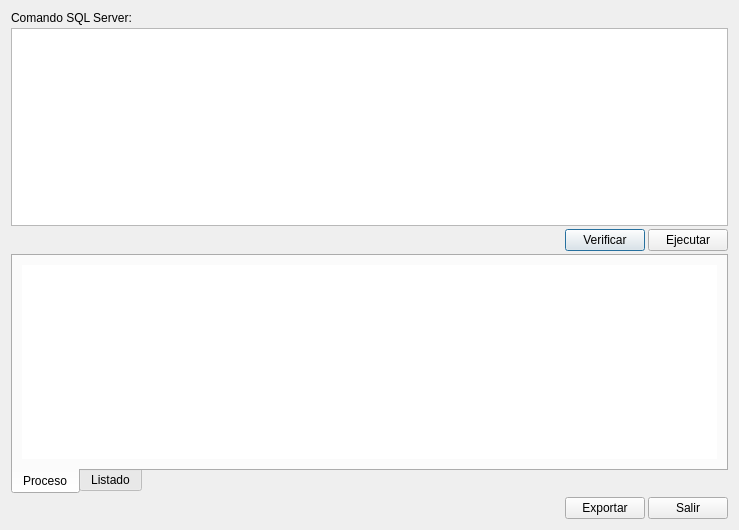
<?xml version="1.0" encoding="UTF-8"?>
<ui version="4.0">
 <class>Dialog</class>
 <widget class="QDialog" name="Dialog">
  <property name="windowModality">
   <enum>Qt::ApplicationModal</enum>
  </property>
  <property name="geometry">
   <rect>
    <x>0</x>
    <y>0</y>
    <width>739</width>
    <height>530</height>
   </rect>
  </property>
  <property name="windowTitle">
   <string>SQL Editor</string>
  </property>
  <property name="modal">
   <bool>true</bool>
  </property>
  <layout class="QVBoxLayout" name="verticalLayout_2">
   <item>
    <layout class="QVBoxLayout" name="verticalLayout">
     <property name="spacing">
      <number>3</number>
     </property>
     <item>
      <widget class="QLabel" name="label">
       <property name="text">
        <string>Comando SQL Server:</string>
       </property>
      </widget>
     </item>
     <item>
      <widget class="QTextEdit" name="txtSql"/>
     </item>
     <item>
      <layout class="QHBoxLayout" name="horizontalLayout_6">
       <item>
        <spacer name="horizontalSpacer_2">
         <property name="orientation">
          <enum>Qt::Horizontal</enum>
         </property>
         <property name="sizeHint" stdset="0">
          <size>
           <width>40</width>
           <height>20</height>
          </size>
         </property>
        </spacer>
       </item>
       <item>
        <widget class="QPushButton" name="cmdVerificar">
         <property name="text">
          <string>Verificar</string>
         </property>
        </widget>
       </item>
       <item>
        <widget class="QPushButton" name="cmdEjecutar">
         <property name="text">
          <string>Ejecutar</string>
         </property>
         <property name="shortcut">
          <string>Return</string>
         </property>
        </widget>
       </item>
      </layout>
     </item>
     <item>
      <widget class="QTabWidget" name="tabWidget">
       <property name="tabPosition">
        <enum>QTabWidget::South</enum>
       </property>
       <property name="tabShape">
        <enum>QTabWidget::Rounded</enum>
       </property>
       <property name="currentIndex">
        <number>0</number>
       </property>
       <property name="elideMode">
        <enum>Qt::ElideNone</enum>
       </property>
       <property name="usesScrollButtons">
        <bool>false</bool>
       </property>
       <property name="documentMode">
        <bool>false</bool>
       </property>
       <property name="tabsClosable">
        <bool>false</bool>
       </property>
       <property name="movable">
        <bool>false</bool>
       </property>
       <property name="tabBarAutoHide">
        <bool>false</bool>
       </property>
       <widget class="QWidget" name="tabProceso">
        <attribute name="title">
         <string>Proceso</string>
        </attribute>
        <layout class="QHBoxLayout" name="horizontalLayout_8">
         <item>
          <widget class="QTextEdit" name="txtProceso">
           <property name="frameShape">
            <enum>QFrame::NoFrame</enum>
           </property>
           <property name="lineWidth">
            <number>1</number>
           </property>
          </widget>
         </item>
        </layout>
       </widget>
       <widget class="QWidget" name="tabListado">
        <attribute name="title">
         <string>Listado</string>
        </attribute>
        <layout class="QHBoxLayout" name="horizontalLayout_7">
         <item>
          <widget class="QTableWidget" name="tblResultado">
           <property name="frameShape">
            <enum>QFrame::NoFrame</enum>
           </property>
          </widget>
         </item>
        </layout>
       </widget>
      </widget>
     </item>
     <item>
      <layout class="QHBoxLayout" name="horizontalLayout">
       <item>
        <spacer name="horizontalSpacer">
         <property name="orientation">
          <enum>Qt::Horizontal</enum>
         </property>
         <property name="sizeHint" stdset="0">
          <size>
           <width>40</width>
           <height>20</height>
          </size>
         </property>
        </spacer>
       </item>
       <item>
        <widget class="QPushButton" name="cmdExportar">
         <property name="text">
          <string>Exportar</string>
         </property>
         <property name="shortcut">
          <string>Return</string>
         </property>
        </widget>
       </item>
       <item>
        <widget class="QPushButton" name="cmdSalir">
         <property name="text">
          <string>Salir</string>
         </property>
         <property name="shortcut">
          <string>Esc</string>
         </property>
        </widget>
       </item>
      </layout>
     </item>
    </layout>
   </item>
  </layout>
 </widget>
 <resources/>
 <connections/>
</ui>
